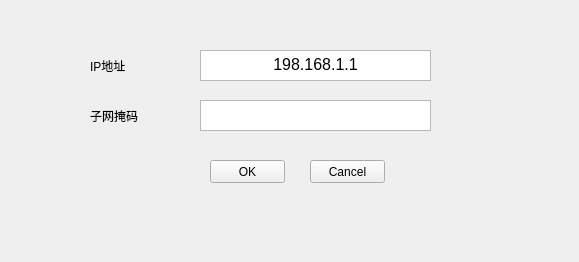
<?xml version="1.0" encoding="UTF-8"?>
<ui version="4.0">
 <class>Widget</class>
 <widget class="QWidget" name="Widget">
  <property name="geometry">
   <rect>
    <x>0</x>
    <y>0</y>
    <width>579</width>
    <height>262</height>
   </rect>
  </property>
  <property name="minimumSize">
   <size>
    <width>579</width>
    <height>262</height>
   </size>
  </property>
  <property name="maximumSize">
   <size>
    <width>579</width>
    <height>262</height>
   </size>
  </property>
  <property name="windowTitle">
   <string>Widget</string>
  </property>
  <widget class="QPushButton" name="pushButton">
   <property name="geometry">
    <rect>
     <x>210</x>
     <y>160</y>
     <width>75</width>
     <height>23</height>
    </rect>
   </property>
   <property name="text">
    <string>OK</string>
   </property>
  </widget>
  <widget class="QPushButton" name="pushButton_2">
   <property name="geometry">
    <rect>
     <x>310</x>
     <y>160</y>
     <width>75</width>
     <height>23</height>
    </rect>
   </property>
   <property name="text">
    <string>Cancel</string>
   </property>
  </widget>
  <widget class="QLabel" name="label">
   <property name="geometry">
    <rect>
     <x>90</x>
     <y>60</y>
     <width>54</width>
     <height>12</height>
    </rect>
   </property>
   <property name="text">
    <string>IP地址</string>
   </property>
  </widget>
  <widget class="QLabel" name="label_2">
   <property name="geometry">
    <rect>
     <x>90</x>
     <y>110</y>
     <width>54</width>
     <height>12</height>
    </rect>
   </property>
   <property name="text">
    <string>子网掩码</string>
   </property>
  </widget>
  <widget class="QTextEdit" name="textEdit">
   <property name="geometry">
    <rect>
     <x>200</x>
     <y>50</y>
     <width>231</width>
     <height>31</height>
    </rect>
   </property>
   <property name="html">
    <string>&lt;!DOCTYPE HTML PUBLIC &quot;-//W3C//DTD HTML 4.0//EN&quot; &quot;http://www.w3.org/TR/REC-html40/strict.dtd&quot;&gt;
&lt;html&gt;&lt;head&gt;&lt;meta name=&quot;qrichtext&quot; content=&quot;1&quot; /&gt;&lt;style type=&quot;text/css&quot;&gt;
p, li { white-space: pre-wrap; }
&lt;/style&gt;&lt;/head&gt;&lt;body style=&quot; font-family:'SimSun'; font-size:9pt; font-weight:400; font-style:normal;&quot;&gt;
&lt;p align=&quot;center&quot; style=&quot; margin-top:0px; margin-bottom:0px; margin-left:0px; margin-right:0px; -qt-block-indent:0; text-indent:0px;&quot;&gt;&lt;span style=&quot; font-size:12pt;&quot;&gt;198.168.1.1&lt;/span&gt;&lt;/p&gt;&lt;/body&gt;&lt;/html&gt;</string>
   </property>
  </widget>
  <widget class="QTextEdit" name="textEdit_2">
   <property name="geometry">
    <rect>
     <x>200</x>
     <y>100</y>
     <width>231</width>
     <height>31</height>
    </rect>
   </property>
   <property name="html">
    <string>&lt;!DOCTYPE HTML PUBLIC &quot;-//W3C//DTD HTML 4.0//EN&quot; &quot;http://www.w3.org/TR/REC-html40/strict.dtd&quot;&gt;
&lt;html&gt;&lt;head&gt;&lt;meta name=&quot;qrichtext&quot; content=&quot;1&quot; /&gt;&lt;style type=&quot;text/css&quot;&gt;
p, li { white-space: pre-wrap; }
&lt;/style&gt;&lt;/head&gt;&lt;body style=&quot; font-family:'SimSun'; font-size:9pt; font-weight:400; font-style:normal;&quot;&gt;
&lt;p align=&quot;center&quot; style=&quot;-qt-paragraph-type:empty; margin-top:0px; margin-bottom:0px; margin-left:0px; margin-right:0px; -qt-block-indent:0; text-indent:0px;&quot;&gt;&lt;br /&gt;&lt;/p&gt;&lt;/body&gt;&lt;/html&gt;</string>
   </property>
  </widget>
 </widget>
 <resources/>
 <connections/>
</ui>
